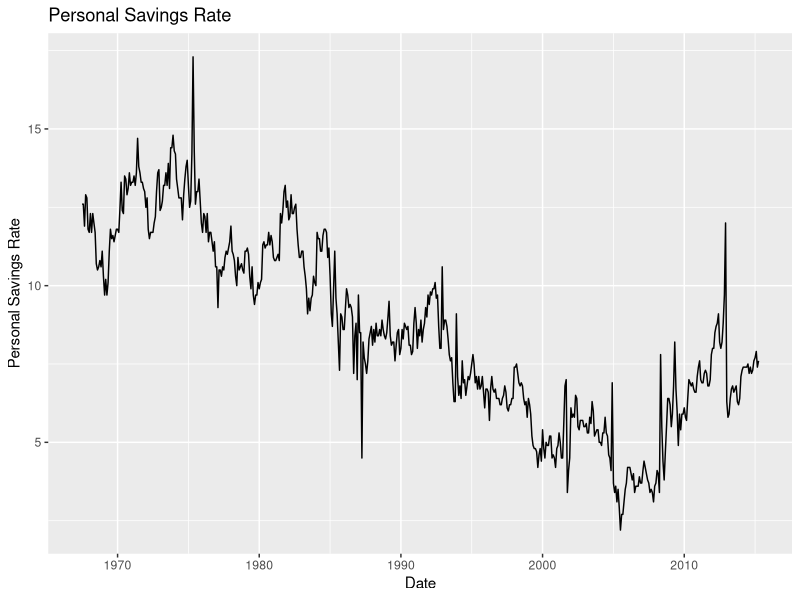
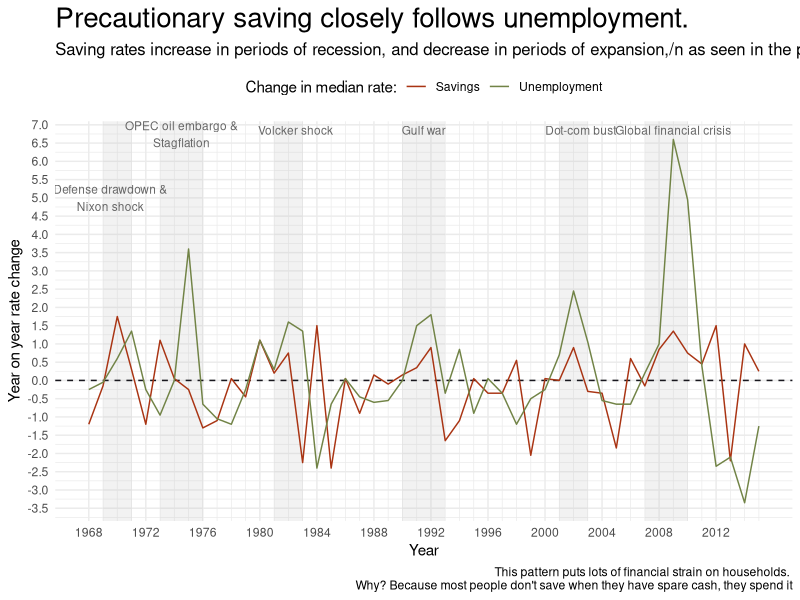

Write the R code that produced these figures, in order.
## ---- chunk 1
#| message: false
#| echo: false

library(tidyverse)

data(economics, package = 'ggplot2')

ggplot(economics) +
  aes(x = date, y = psavert) +
  geom_line() +
  labs(title = "Personal Savings Rate",
       x = "Date",
       y = "Personal Savings Rate")
## ---- chunk 2
chart_data <- economics %>%
  mutate(
    year = as.integer(year(date))) %>%
  group_by(year) %>%
  summarise(
    median_saving_rate = median(psavert),
    median_unemployment_rate = median(uempmed),
    .groups = 'drop'
  ) %>%
  mutate(
    change_median_saving_rate = median_saving_rate - lag(median_saving_rate),
    change_median_unemployment_rate = median_unemployment_rate - lag(median_unemployment_rate)
  ) %>%
  na.omit() #drop first year as it has no lag. 

## ---- chunk 3
#| fig-align: center
#| fig-width: 10


# make an appropriate figure
chart_data %>%
  ggplot(aes(x = year)) +
  #shaded recessions
  annotate("rect", xmin = 1969, xmax = 1971, ymin = -Inf, ymax = Inf,
           fill = "grey", alpha = 0.2) +
  annotate("rect", xmin = 1973, xmax = 1976, ymin = -Inf, ymax = Inf,
           fill = "grey", alpha = 0.2) +
  annotate("rect", xmin = 1981, xmax = 1983, ymin = -Inf, ymax = Inf,
           fill = "grey", alpha = 0.2) +
  annotate("rect", xmin = 1990, xmax = 1993, ymin = -Inf, ymax = Inf,
           fill = "grey", alpha = 0.2) +
  annotate("rect", xmin = 2001, xmax = 2003, ymin = -Inf, ymax = Inf,
           fill = "grey", alpha = 0.2) +
  annotate("rect", xmin = 2007, xmax = 2010, ymin = -Inf, ymax = Inf,
           fill = "grey", alpha = 0.2) +
  geom_hline(aes(yintercept = 0), col = "#18171e", linetype = "dashed") +
  #text annotation
  annotate("text", x = 1969.5, y = 5, label = "Defense drawdown &\nNixon shock",
           size = 3, colour = "grey40") +
  annotate("text", x = 1974.5, y = Inf, label = "OPEC oil embargo &\nStagflation",
           vjust = 1, size = 3, colour = "grey40") +
  annotate("text", x = 1982.5, y = Inf, label = "Volcker shock",
           vjust = 1.5, size = 3, colour = "grey40") +
  annotate("text", x = 1991.5, y = Inf, label = "Gulf war",
           vjust = 1.5, size = 3, colour = "grey40") +
  annotate("text", x = 2002.5, y = Inf, label = "Dot-com bust",
           vjust = 1.5, size = 3, colour = "grey40") +
  annotate("text", x = 2009, y = Inf, label = "Global financial crisis",
           vjust = 1.5, size = 3, colour = "grey40") +
  #and the rest
  # geom_vline(xintercept = c(1975, 1982, 1992, 2002, 2009), col = "#18171e", linetype = "dashed") +
  geom_line(aes(y = change_median_saving_rate, col = "Savings")) +
  geom_line(aes(y = change_median_unemployment_rate, col = "Unemployment")) +
  #annotations
  
  #scale arguments
  scale_color_manual(values = c(
    "Savings" = "#a93413",
    "Unemployment" = "#718346"
    ), 
    name = "Change in median rate:"
  ) +
  scale_x_continuous(
    breaks = seq(min(chart_data$year), max(chart_data$year), by = 4),
    minor_breaks = seq(min(chart_data$year), max(chart_data$year), by = 1)
  ) +
  scale_y_continuous(
    breaks = scales::breaks_width(0.5),
    minor_breaks = scales::breaks_width(0.25)
  ) +
  #labels
  labs(title = "Precautionary saving closely follows unemployment.",
       subtitle = "Saving rates increase in periods of recession, and decrease in periods of expansion,/n as seen in the pattern of the six major economic shocks from 1967 to 2015",
       caption = "This pattern puts lots of financial strain on households. \nWhy? Because most people don't save when they have spare cash, they spend it",
       y = "Year on year rate change",
       x = "Year") +
  #theme
  theme_minimal() +
  theme(
    legend.position = "top",
    plot.title = element_text(size = 20),
    plot.subtitle = element_text(size = 12),
   )
